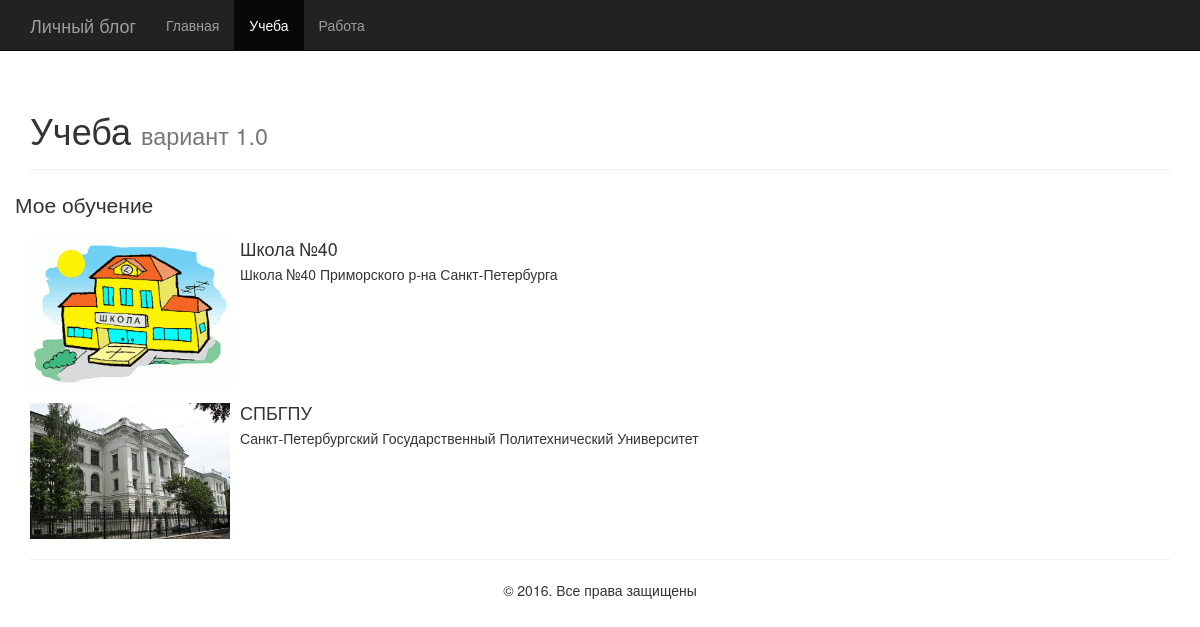
The page /learn/ on the database its author committed.
### mainapp/models.py (models this page shows)
class Learns(models.Model):
    imgName = models.CharField(max_length=30)
    shortTitle = models.CharField(max_length=50)
    longTitle = models.TextField()
    website = models.URLField(blank=True)

### mainapp/views.py (the view)
# urls.py: url(r'^learn/$', showStudyPage, name = 'learn'),
def showStudyPage(request):
    data = {"title": "Учеба", "menu": getMainMenu(request.path)}
    data.update(getAboutMeInfo())
    data.update({'learn': list(Learns.objects.all())})
    return render_to_response('learn.html', data)

### mainapp/models.py (called while the page is built)
def getMainMenu(url="home"):
    array = [{"text": "Главная", "urlName": "home", "active": False},
             {"text": "Учеба", "urlName": "learn", "active": False},
             {"text": "Работа", "urlName": "work", "active": False}]
    newArray = []
    for obj in array:
        if reverse(obj['urlName']) == url:
            obj['active'] = True
        newArray.append(obj)
    return newArray

def getAboutMeInfo():
    data = {}
    data['lastName'] = 'Малахов'
    data['firstName'] = 'Максим'
    data['thirdName'] = 'Анатольевич'
    data['birthday'] = date(1984, 5, 5)
    data['likeFilm'] = ['Форест Гамп']
    return data

### templates/learn.html
{% extends 'base.html' %}
{% load staticfiles %}
{% block content %}
<section class="row">
    <p class="lead">Мое обучение</p>
    <div class="col-md-9">
        {% for l in learn %}
            <div class="media">
              <div class="media-left">
                <a href="{{ l.website|default:"#" }}" target="_blank">
                    {% with 'image/mainapp/'|add:l.imgName as src_static %}
                    <img class="media-object" style="width: 200px;" src="{% static src_static|default:"http://placehold.it/64x64" %}" alt="">
                    {% endwith %}
                </a>
              </div>
              <div class="media-body">
                <h4 class="media-heading">{{ l.shortTitle|default:"Учебное заведение" }}</h4>
                {{ l.longTitle|default:"Учебное заведение" }}
              </div>
            </div>
        {% endfor %}
    </div>
</section>
{% endblock %}

### templates/base.html (shortened to what this page needs)
{% load staticfiles %}
<!DOCTYPE html>
<html lang="en">
<head>
    <link rel="stylesheet" href="{% static "css/bootstrap.css" %}">
    <link rel="stylesheet" href="{% static "css/custom.css" %}">
</head>
<body>
    <nav class="navbar navbar-inverse navbar-fixed-top">
     <div class="container">
       <div class="navbar-header">
         <a class="navbar-brand" href="/">Личный блог</a>
       </div>
       <div id="navbar" class="collapse navbar-collapse">
         <ul class="nav navbar-nav">
             {% for link in menu %}
                <li {% if link.active %} class="active" {% endif %}><a href="{% url link.urlName %}">{{ link.text }}</a></li>
             {% endfor %}
         </ul>
       </div>
     </div>
   </nav>
   <div class="container">
        <div class="page-header">
          <h1>{{ title|default:"Личный блог" }} <small>вариант 1.0</small></h1>
        </div>
       {% block content %}
        {% endblock %}
       <hr />
       <footer class="text-center">
           &copy; 2016. Все права защищены
       </footer>
   </div>
</body>
</html>

### static/css/custom.css (style rules this page uses)
body { padding-top: 70px; }

### rows shown on the page
Learns: shortTitle "Школа №40", longTitle "Школа №40 Приморского р-на Санкт-Петербурга"
Learns: shortTitle "СПБГПУ", longTitle "Санкт-Петербургский Государственный Политехнический Университет"

### other values the page prints
{{ link.text }} "Главная" "Учеба" "Работа"
{{ title|default:"Личный блог" }} "Учеба"
